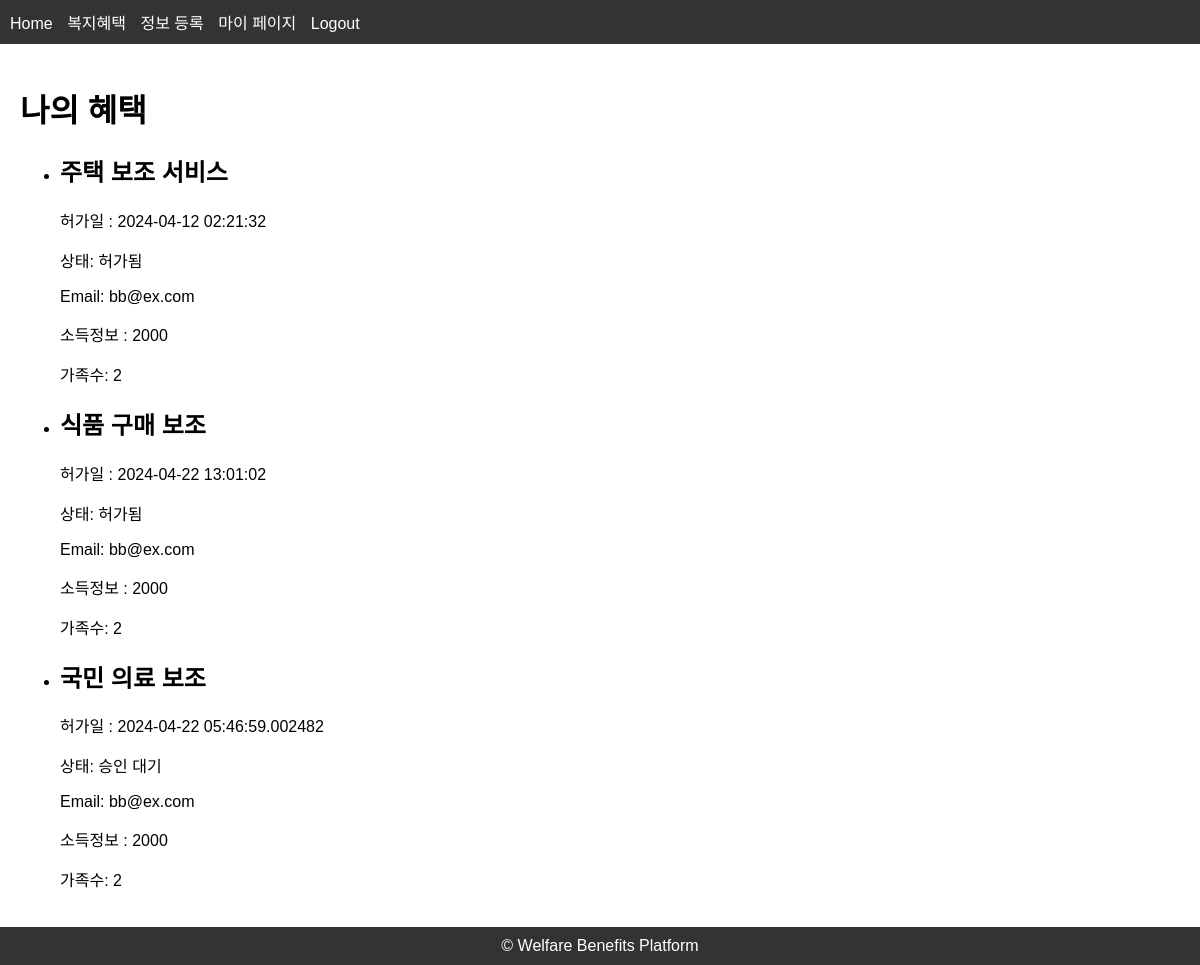
The app's page /my-applications (signed in) with its own data.
### models.py (models this page shows, shortened)
class ModelMixin(object):
    def save(self):
        db.session.add(self)
        db.session.commit()

class Application(UserMixin, ModelMixin, db.Model):
    id = db.Column(db.Integer, primary_key=True)
    user_id = db.Column(db.Integer, db.ForeignKey('user.id'), nullable=False)
    benefit_id = db.Column(db.Integer, db.ForeignKey('benefit.id'), nullable=False)
    applied_date = db.Column(db.DateTime, default=datetime.utcnow)
    status = db.Column(db.String(20), nullable=False, default='승인 대기')

class Benefit(UserMixin, ModelMixin, db.Model):
    id = db.Column(db.Integer, primary_key=True)
    name = db.Column(db.String(100), nullable=False)
    description = db.Column(db.Text, nullable=False)
    requirements = db.Column(db.Text, nullable=False)
    income = db.Column(db.Float)
    family_members = db.Column(db.Integer)
    applications = db.relationship('Application', backref='benefit', lazy='dynamic')
    updated_at = db.Column(db.DateTime, default=datetime.utcnow, onupdate=datetime.utcnow)

class User(UserMixin, db.Model):
    id = db.Column(db.Integer, primary_key=True)
    username = db.Column(db.String(64), unique=True)
    email = db.Column(db.String(120), unique=True)
    password = db.Column(db.String(100))
    applications = db.relationship('Application', backref='user', lazy='dynamic')
    user_info = db.relationship('UserInfo', uselist=False, backref='user')
    last_notification_checked_at = db.Column(db.DateTime, default=datetime.utcnow)
    notifications = db.relationship('Notification', backref='user', lazy='dynamic')
    is_active = True  # 기본적으로 활성화된 상태로 설정

class UserInfo(db.Model):
    id = db.Column(db.Integer, primary_key=True)
    user_id = db.Column(db.Integer, db.ForeignKey('user.id'), nullable=False)
    income = db.Column(db.Float)
    family_members = db.Column(db.Integer)

### applications.py (the view)
@applications_bp.route('/my-applications')
@login_required
def my_applications():
    applications = current_user.applications.options(
        joinedload(Application.user).joinedload(User.user_info)
    ).all()
    return render_template('applications.html', applications=applications)

### app.py (called while the page is built)
@login_manager.user_loader
def load_user(user_id):
    from models import User
    return User.query.get(int(user_id))

### templates/applications.html
{% extends 'base.html' %}
{% block content %}
<h1>나의 혜택</h1>
<ul>
    {% for application in applications %}
    <li>
        <h2>{{ application.benefit.name }}</h2>
        <p>허가일 : {{ application.applied_date }}</p>
        <p>상태: {{ application.status }}</p>
        {% if application.user.user_info %}
        <p>Email: {{ application.user.email }}</p>
        <p>소득정보 : {{ "%0.f"|format(application.user.user_info.income) }}</p>
        <p>가족수: {{ application.user.user_info.family_members }}</p>
        {% endif %}
    </li>
    {% endfor %}
</ul>
{% endblock %}

### templates/base.html (shortened to what this page needs)
<!DOCTYPE html>
<html lang="en">
<head>
    <link rel="stylesheet" href="{{ url_for('static', filename='css/styles.css') }}">
</head>
<body>
    <header>
        <nav>
            <ul>
                <li><a href="{{ url_for('index') }}">Home</a></li>
                {% if current_user.is_authenticated %}
                <li><a href="{{ url_for('benefits.list_benefits') }}">복지혜택</a></li>
                <li><a href="{{ url_for('applications.user_info') }}">정보 등록</a></li>
                <li><a href="{{ url_for('applications.my_applications') }}">마이 페이지</a></li>
                <li><a href="{{ url_for('auth.logout') }}">Logout</a></li>
                {% else %}
                <li><a href="{{ url_for('auth.login') }}">Login</a></li>
                <li><a href="{{ url_for('auth.signup') }}">Sign Up</a></li>
                {% endif %}
            </ul>
        </nav>
    </header>
    <main>
        {% block content %}{% endblock %}
    </main>
    <footer>
        &copy; Welfare Benefits Platform
    </footer>
</body>
</html>

### static/css/styles.css (style rules this page uses)
body { font-family: Arial, sans-serif; margin: 0; padding: 0; }
header { background-color: #333; color: #fff; padding: 10px; }
nav ul { list-style-type: none; margin: 0; padding: 0; }
nav ul li { display: inline; margin-right: 10px; }
nav ul li a { color: #fff; text-decoration: none; }
main { padding: 20px; }
footer { background-color: #333; color: #fff; padding: 10px; text-align: center; }

### records on screen
Application: benefit.name "주택 보조 서비스", applied_date "2024-04-12 02:21:32", status "허가됨", user.email "bb@ex.com", user.user_info.family_members "2"
UserInfo: user.user_info.income "2000"
Application: benefit.name "식품 구매 보조", applied_date "2024-04-22 13:01:02", status "허가됨", user.email "bb@ex.com", user.user_info.family_members "2"
Application: benefit.name "국민 의료 보조", applied_date "2024-04-22 05:46:59.002482", status "승인 대기", user.email "bb@ex.com", user.user_info.family_members "2"
